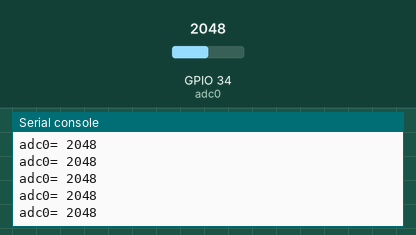
A program run on a simulated ESP32 board running MicroPython. On the bench: the last lines printed to the serial console. Inputs (shaded band) come from the test bench; at power-on: GPIO 34 (adc0) = 2048 (analog values on the 0–4095 scale).

Above: at 1.2 s.
1.3 s: GPIO 34 (adc0) set to 2866
At 1.31 s:
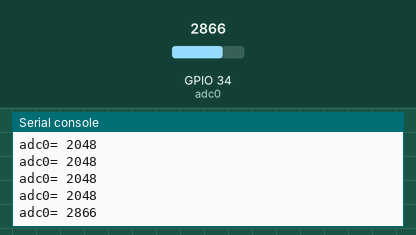
2.8 s: GPIO 34 (adc0) set to 3603
At 2.81 s:
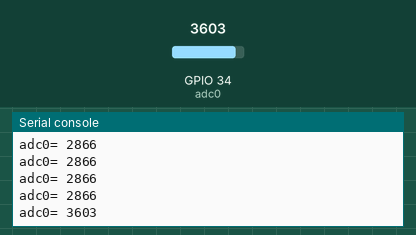
Timing chart, 0 to 5.8 s (numbered marks = the images above; inputs shaded):
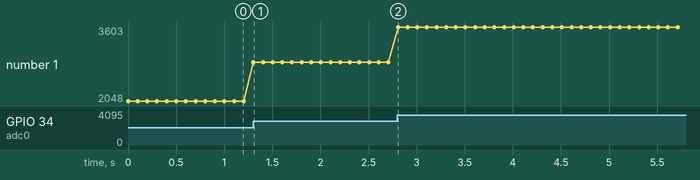

The program:

analogRead.py
```python
#Hardware Platform: FireBeetle-ESP32
#Result: read analog voltage of the IO interfaces.
#The info below shows that analogRead is available for the current version.
# A0/IO36   A1/IO39   A2/IO34   A3/IO35   A4/IO15
#There are 5 analog input interfaces (A0~A4) in FireBeetle-ESP32.
from machine import ADC,Pin
import time
adc0=ADC(Pin(34))               #create ADC object
while True:
  print("adc0=",adc0.read())    #Read ADC value
  time.sleep(0.1)
```

Measured:
- after the input at 1.3 s, the serial console: prints a new line at once (image 1)
- after the input at 2.8 s, the serial console: prints a new line at once (image 2)
- plotted number 1: 2048 → 2866 after the input at 1.3 s, 2866 → 3603 after the input at 2.8 s
